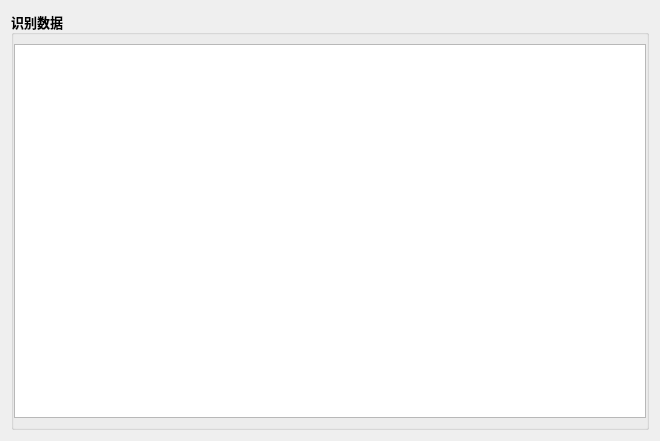
<?xml version="1.0" encoding="UTF-8"?>
<ui version="4.0">
 <class>Dialog_UdpData</class>
 <widget class="QDialog" name="Dialog_UdpData">
  <property name="geometry">
   <rect>
    <x>0</x>
    <y>0</y>
    <width>660</width>
    <height>441</height>
   </rect>
  </property>
  <property name="minimumSize">
   <size>
    <width>370</width>
    <height>400</height>
   </size>
  </property>
  <property name="maximumSize">
   <size>
    <width>16777215</width>
    <height>16777215</height>
   </size>
  </property>
  <property name="windowTitle">
   <string>识别数据</string>
  </property>
  <layout class="QGridLayout" name="gridLayout">
   <item row="0" column="0">
    <widget class="QGroupBox" name="groupBox_14">
     <property name="minimumSize">
      <size>
       <width>350</width>
       <height>380</height>
      </size>
     </property>
     <property name="maximumSize">
      <size>
       <width>16777215</width>
       <height>16777215</height>
      </size>
     </property>
     <property name="font">
      <font>
       <family>微软雅黑</family>
       <pointsize>10</pointsize>
       <bold>true</bold>
      </font>
     </property>
     <property name="title">
      <string>识别数据</string>
     </property>
     <layout class="QGridLayout" name="gridLayout_37">
      <property name="leftMargin">
       <number>0</number>
      </property>
      <property name="rightMargin">
       <number>0</number>
      </property>
      <item row="0" column="0">
       <widget class="QTextBrowser" name="textBrowser"/>
      </item>
     </layout>
    </widget>
   </item>
  </layout>
 </widget>
 <resources/>
 <connections/>
</ui>
